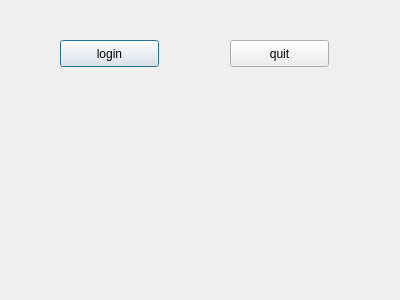
<?xml version="1.0" encoding="UTF-8"?>
<ui version="4.0">
 <class>Dialog</class>
 <widget class="QDialog" name="Dialog">
  <property name="geometry">
   <rect>
    <x>0</x>
    <y>0</y>
    <width>400</width>
    <height>300</height>
   </rect>
  </property>
  <property name="windowTitle">
   <string>Dialog</string>
  </property>
  <widget class="QPushButton" name="pushButton">
   <property name="geometry">
    <rect>
     <x>60</x>
     <y>40</y>
     <width>99</width>
     <height>27</height>
    </rect>
   </property>
   <property name="text">
    <string>login</string>
   </property>
  </widget>
  <widget class="QPushButton" name="pushButton_2">
   <property name="geometry">
    <rect>
     <x>230</x>
     <y>40</y>
     <width>99</width>
     <height>27</height>
    </rect>
   </property>
   <property name="text">
    <string>quit</string>
   </property>
  </widget>
 </widget>
 <resources/>
 <connections/>
</ui>
